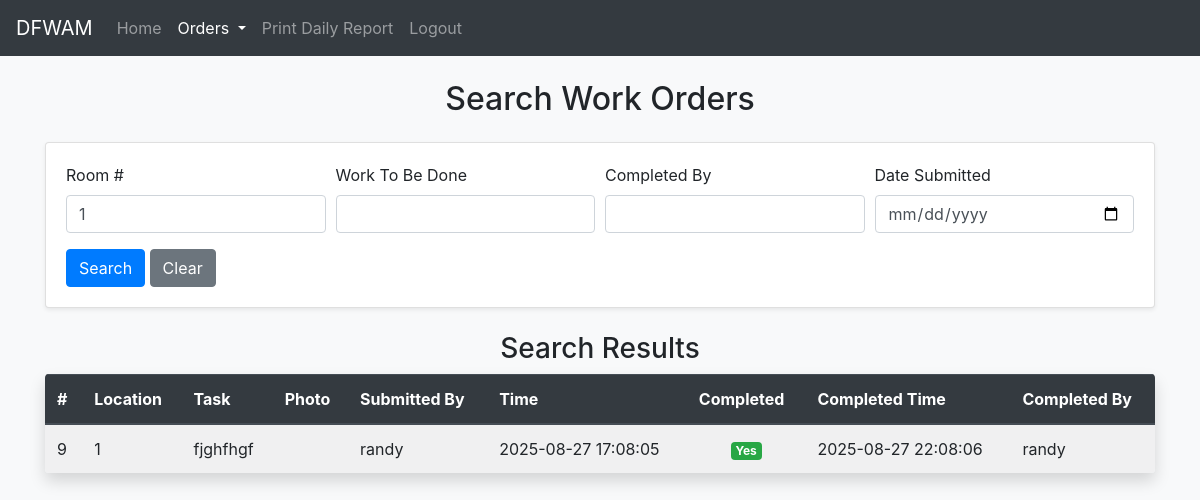
The page /search.php?room=1 (signed in) on the database its author committed.
### tables this page shows
CREATE TABLE IF NOT EXISTS `orders` (
  `id` int NOT NULL AUTO_INCREMENT,
  `room` int NOT NULL,
  `work_to_be_done` text NOT NULL,
  `photo` varchar(255) DEFAULT NULL,
  `completed` tinyint(1) NOT NULL DEFAULT '0',
  `completed_by` varchar(255) DEFAULT NULL,
  `time_completed` timestamp NULL DEFAULT NULL,
  `time` timestamp NOT NULL DEFAULT CURRENT_TIMESTAMP,
  `submitted_by` varchar(50) NOT NULL,
  PRIMARY KEY (`id`)
);

### search.php (the view, shortened to what this page needs)
<?php
include "config.php";
$data = [];
$search_performed = !empty($_GET);
if ($search_performed) {
    $query_sql = "SELECT * FROM `orders` WHERE 1=1";
    $params = [];
    if (!empty($_GET['room'])) {
        $query_sql .= " AND room = :room";
        $params[':room'] = $_GET['room'];
    }
    $query_sql .= " ORDER BY `id` DESC";
    $query = $conn->prepare($query_sql);
    $query->execute($params);
    $data = $query->fetchAll(PDO::FETCH_ASSOC);
}
?>
<!DOCTYPE html>
<html lang="en">
<head>
    <link rel="stylesheet" href="https://stackpath.bootstrapcdn.com/bootstrap/4.3.1/css/bootstrap.min.css" />
</head>
<body class="bg-light">
    <nav class="navbar navbar-expand-lg sticky-top navbar-dark bg-dark">
        <a class="navbar-brand" href="#">DFWAM</a>
        <div class="collapse navbar-collapse" id="navbarSupportedContent">
            <ul class="navbar-nav mr-auto">
                <li class="nav-item">
                    <a class="nav-link" href="/index.php">Home</a>
                </li>
                <li class="nav-item dropdown active">
                    <a class="nav-link dropdown-toggle" href="#" id="navbarDropdown" role="button" data-toggle="dropdown" aria-haspopup="true" aria-expanded="false">
                        Orders <span class="sr-only">(current)</span>
                    </a>
                </li>
                <li class="nav-item">
                    <a class="nav-link" href="/print.php">Print Daily Report</a>
                </li>
                <li class="nav-item">
                    <a class="nav-link" href="logout.php">Logout</a>
                </li>
            </ul>
        </div>
    </nav>
    <div class="container mt-4">
        <div class="row">
            <div class="col">
                <h2 class="text-center">Search Work Orders</h2>
            </div>
        </div>
        <div class="row mt-3">
            <div class="col">
                <div class="card shadow-sm">
                    <div class="card-body">
                        <form method="GET" action="search.php">
                            <div class="form-row">
                                <div class="form-group col-md-3">
                                    <label for="room">Room #</label>
                                    <input type="text" class="form-control" id="room" name="room" value="<?php echo htmlspecialchars($_GET['room'] ?? '', ENT_QUOTES, 'UTF-8'); ?>">
                                </div>
                                <div class="form-group col-md-3">
                                    <label for="work_to_be_done">Work To Be Done</label>
                                    <input type="text" class="form-control" id="work_to_be_done" name="work_to_be_done" value="<?php echo htmlspecialchars($_GET['work_to_be_done'] ?? '', ENT_QUOTES, 'UTF-8'); ?>">
                                </div>
                                <div class="form-group col-md-3">
                                    <label for="completed_by">Completed By</label>
                                    <input type="text" class="form-control" id="completed_by" name="completed_by" value="<?php echo htmlspecialchars($_GET['completed_by'] ?? '', ENT_QUOTES, 'UTF-8'); ?>">
                                </div>
                                <div class="form-group col-md-3">
                                    <label for="time">Date Submitted</label>
                                    <input type="date" class="form-control" id="time" name="time" value="<?php echo htmlspecialchars($_GET['time'] ?? '', ENT_QUOTES, 'UTF-8'); ?>">
                                </div>
                            </div>
                            <button type="submit" class="btn btn-primary">Search</button>
                            <a href="/search.php" class="btn btn-secondary">Clear</a>
                        </form>
                    </div>
                </div>
            </div>
        </div>
        <?php if ($search_performed): ?>
        <div class="row mt-4">
            <div class="col">
                <h3 class="text-center">Search Results</h3>
                <?php if (count($data) > 0): ?>
                <div class="table-responsive shadow rounded">
                    <table class="table table-light table-striped table-hover mb-0">
                        <thead class="thead-dark">
                            <tr>
                                <th>#</th>
                                <th>Location</th>
                                <th>Task</th>
                                <th>Photo</th>
                                <th>Submitted By</th>
                                <th>Time</th>
                                <th>Completed</th>
                                <th>Completed Time</th>
                                <th>Completed By</th>
                            </tr>
                        </thead>
                        <tbody>
                            <?php foreach ($data as $row): ?>
                                <?php
                                $id = htmlspecialchars($row['id'] ?? '', ENT_QUOTES, 'UTF-8');
                                $room = htmlspecialchars($row['room'] ?? '', ENT_QUOTES, 'UTF-8');
                                $work_to_be_done = htmlspecialchars($row['work_to_be_done'] ?? '', ENT_QUOTES, 'UTF-8');
                                $submitted_by = htmlspecialchars($row['submitted_by'] ?? '', ENT_QUOTES, 'UTF-8');
                                $time = htmlspecialchars($row['time'] ?? '', ENT_QUOTES, 'UTF-8');
                                $completed = $row['completed'] ? '<span class="badge badge-success">Yes</span>' : '<span class="badge badge-danger">No</span>';
                                $time_completed = htmlspecialchars($row['time_completed'] ?? 'N/A', ENT_QUOTES, 'UTF-8');
                                $completed_by = htmlspecialchars($row['completed_by'] ?? 'N/A', ENT_QUOTES, 'UTF-8');
                                ?>
                                <tr>
                                    <td><?php echo $id; ?></td>
                                    <td><?php echo $room; ?></td>
                                    <td><?php echo $work_to_be_done; ?></td>
                                    <td>
                                    </td>
                                    <td><?php echo $submitted_by; ?></td>
                                    <td><?php echo $time; ?></td>
                                    <td class="text-center"><?php echo $completed; ?></td>
                                    <td><?php echo $time_completed; ?></td>
                                    <td><?php echo $completed_by; ?></td>
                                </tr>
                            <?php endforeach; ?>
                        </tbody>
                    </table>
                </div>
                <?php else: ?>
                    <p class="alert alert-warning text-center mt-3">No work orders found matching your criteria.</p>
                <?php endif; ?>
            </div>
        </div>
        <?php endif; ?>
    </div>
</body>
</html>

### rows shown on the page
orders: id "9", room "1", work_to_be_done "fjghfhgf", submitted_by "randy", time "2025-08-27 17:08:05", completed "Yes", time_completed "2025-08-27 22:08:06", completed_by "randy"
